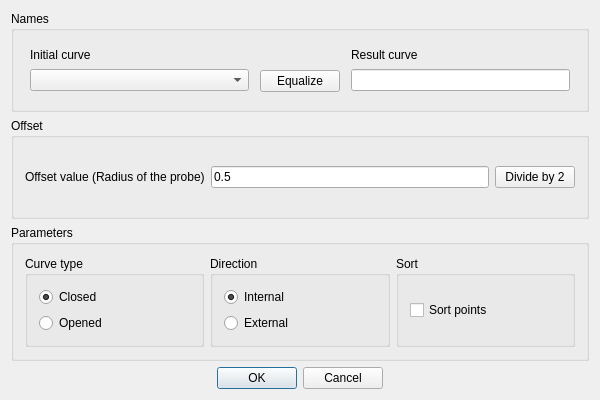
<?xml version="1.0" encoding="UTF-8"?>
<ui version="4.0">
 <class>RadiusCorrectionDialogClass</class>
 <widget class="QDialog" name="RadiusCorrectionDialogClass">
  <property name="geometry">
   <rect>
    <x>0</x>
    <y>0</y>
    <width>600</width>
    <height>400</height>
   </rect>
  </property>
  <property name="windowTitle">
   <string>Radius correction</string>
  </property>
  <layout class="QVBoxLayout" name="verticalLayout">
   <item>
    <widget class="QGroupBox" name="groupBox">
     <property name="title">
      <string>Names</string>
     </property>
     <layout class="QHBoxLayout" name="horizontalLayout">
      <item>
       <layout class="QVBoxLayout" name="verticalLayout_2">
        <property name="leftMargin">
         <number>5</number>
        </property>
        <property name="topMargin">
         <number>5</number>
        </property>
        <property name="rightMargin">
         <number>5</number>
        </property>
        <property name="bottomMargin">
         <number>5</number>
        </property>
        <item>
         <widget class="QLabel" name="label">
          <property name="sizePolicy">
           <sizepolicy hsizetype="Fixed" vsizetype="Fixed">
            <horstretch>0</horstretch>
            <verstretch>0</verstretch>
           </sizepolicy>
          </property>
          <property name="text">
           <string>Initial curve</string>
          </property>
         </widget>
        </item>
        <item>
         <widget class="QComboBox" name="curvesComboBox">
          <property name="sizePolicy">
           <sizepolicy hsizetype="Expanding" vsizetype="Fixed">
            <horstretch>0</horstretch>
            <verstretch>0</verstretch>
           </sizepolicy>
          </property>
         </widget>
        </item>
       </layout>
      </item>
      <item>
       <layout class="QVBoxLayout" name="verticalLayout_7">
        <item>
         <widget class="QLabel" name="label_4">
          <property name="sizePolicy">
           <sizepolicy hsizetype="Fixed" vsizetype="Fixed">
            <horstretch>0</horstretch>
            <verstretch>0</verstretch>
           </sizepolicy>
          </property>
          <property name="text">
           <string/>
          </property>
         </widget>
        </item>
        <item>
         <widget class="QPushButton" name="equalPushButton">
          <property name="sizePolicy">
           <sizepolicy hsizetype="Minimum" vsizetype="Fixed">
            <horstretch>0</horstretch>
            <verstretch>0</verstretch>
           </sizepolicy>
          </property>
          <property name="text">
           <string>Equalize</string>
          </property>
         </widget>
        </item>
       </layout>
      </item>
      <item>
       <layout class="QVBoxLayout" name="verticalLayout_3">
        <property name="leftMargin">
         <number>5</number>
        </property>
        <property name="topMargin">
         <number>5</number>
        </property>
        <property name="rightMargin">
         <number>5</number>
        </property>
        <property name="bottomMargin">
         <number>5</number>
        </property>
        <item>
         <widget class="QLabel" name="label_2">
          <property name="sizePolicy">
           <sizepolicy hsizetype="Fixed" vsizetype="Fixed">
            <horstretch>0</horstretch>
            <verstretch>0</verstretch>
           </sizepolicy>
          </property>
          <property name="text">
           <string>Result curve</string>
          </property>
         </widget>
        </item>
        <item>
         <widget class="QLineEdit" name="resultCurveLineEdit">
          <property name="sizePolicy">
           <sizepolicy hsizetype="Expanding" vsizetype="Fixed">
            <horstretch>0</horstretch>
            <verstretch>0</verstretch>
           </sizepolicy>
          </property>
          <property name="inputMask">
           <string/>
          </property>
         </widget>
        </item>
       </layout>
      </item>
     </layout>
    </widget>
   </item>
   <item>
    <widget class="QGroupBox" name="groupBox_2">
     <property name="title">
      <string>Offset</string>
     </property>
     <layout class="QHBoxLayout" name="horizontalLayout_2">
      <item>
       <widget class="QLabel" name="label_3">
        <property name="text">
         <string>Offset value (Radius of the probe)</string>
        </property>
       </widget>
      </item>
      <item>
       <widget class="QLineEdit" name="offsetLineEdit">
        <property name="text">
         <string>0.5</string>
        </property>
       </widget>
      </item>
      <item>
       <widget class="QPushButton" name="divOffsetBy2PushButton">
        <property name="text">
         <string>Divide by 2</string>
        </property>
       </widget>
      </item>
     </layout>
    </widget>
   </item>
   <item>
    <widget class="QGroupBox" name="groupBox_3">
     <property name="sizePolicy">
      <sizepolicy hsizetype="Preferred" vsizetype="Fixed">
       <horstretch>0</horstretch>
       <verstretch>0</verstretch>
      </sizepolicy>
     </property>
     <property name="title">
      <string>Parameters</string>
     </property>
     <layout class="QHBoxLayout" name="horizontalLayout_3">
      <item>
       <widget class="QGroupBox" name="groupBox_4">
        <property name="sizePolicy">
         <sizepolicy hsizetype="Preferred" vsizetype="Preferred">
          <horstretch>0</horstretch>
          <verstretch>0</verstretch>
         </sizepolicy>
        </property>
        <property name="title">
         <string>Curve type</string>
        </property>
        <layout class="QVBoxLayout" name="verticalLayout_6">
         <item>
          <widget class="QRadioButton" name="closedRadioButton">
           <property name="text">
            <string>Closed</string>
           </property>
           <property name="checked">
            <bool>true</bool>
           </property>
          </widget>
         </item>
         <item>
          <widget class="QRadioButton" name="openedRadioButton">
           <property name="text">
            <string>Opened</string>
           </property>
          </widget>
         </item>
        </layout>
       </widget>
      </item>
      <item>
       <widget class="QGroupBox" name="groupBox_5">
        <property name="sizePolicy">
         <sizepolicy hsizetype="Preferred" vsizetype="Preferred">
          <horstretch>0</horstretch>
          <verstretch>0</verstretch>
         </sizepolicy>
        </property>
        <property name="title">
         <string>Direction</string>
        </property>
        <layout class="QVBoxLayout" name="verticalLayout_4">
         <item>
          <widget class="QRadioButton" name="direction1RadioButton">
           <property name="text">
            <string>Internal</string>
           </property>
           <property name="checked">
            <bool>true</bool>
           </property>
          </widget>
         </item>
         <item>
          <widget class="QRadioButton" name="direction2RadioButton">
           <property name="text">
            <string>External</string>
           </property>
           <property name="checked">
            <bool>false</bool>
           </property>
          </widget>
         </item>
        </layout>
       </widget>
      </item>
      <item>
       <widget class="QGroupBox" name="groupBox_6">
        <property name="sizePolicy">
         <sizepolicy hsizetype="Preferred" vsizetype="Preferred">
          <horstretch>0</horstretch>
          <verstretch>0</verstretch>
         </sizepolicy>
        </property>
        <property name="title">
         <string>Sort</string>
        </property>
        <layout class="QVBoxLayout" name="verticalLayout_5">
         <item>
          <widget class="QCheckBox" name="sortCheckBox">
           <property name="text">
            <string>Sort points</string>
           </property>
          </widget>
         </item>
        </layout>
       </widget>
      </item>
     </layout>
    </widget>
   </item>
   <item>
    <widget class="QDialogButtonBox" name="buttonBox">
     <property name="layoutDirection">
      <enum>Qt::LeftToRight</enum>
     </property>
     <property name="orientation">
      <enum>Qt::Horizontal</enum>
     </property>
     <property name="standardButtons">
      <set>QDialogButtonBox::Cancel|QDialogButtonBox::Ok</set>
     </property>
     <property name="centerButtons">
      <bool>true</bool>
     </property>
    </widget>
   </item>
  </layout>
 </widget>
 <layoutdefault spacing="6" margin="11"/>
 <resources/>
 <connections>
  <connection>
   <sender>equalPushButton</sender>
   <signal>clicked()</signal>
   <receiver>resultCurveLineEdit</receiver>
   <slot>clear()</slot>
   <hints>
    <hint type="sourcelabel">
     <x>299</x>
     <y>68</y>
    </hint>
    <hint type="destinationlabel">
     <x>404</x>
     <y>80</y>
    </hint>
   </hints>
  </connection>
 </connections>
</ui>
